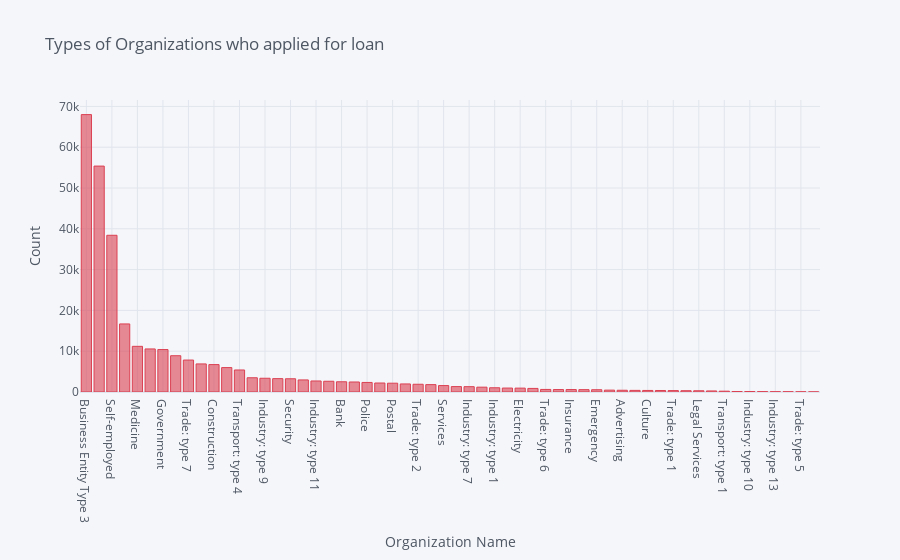

The code cell stored with this chart in its notebook:
### Code cell
temp = application_train_df["ORGANIZATION_TYPE"].value_counts()
temp.iplot(kind='bar', xTitle = 'Organization Name', yTitle = "Count", title = 'Types of Organizations who applied for loan ', color = 'red')

### Figure 1 — Plotly figure (JSON) as saved in the notebook; plotly's stock layout.template omitted (floating-point values rounded to 4 significant figures)
{"data": [{"marker": {"color": "rgba(219, 64, 82, 0.6)", "line": {"color": "rgba(219, 64, 82, 1.0)", "width": 1}}, "name": "ORGANIZATION_TYPE", "orientation": "v", "text": "", "type": "bar", "x": ["Business Entity Type 3", "XNA", "Self-employed", "Other", "Medicine", "Business Entity Type 2", "Government", "School", "Trade: type 7", "Kindergarten", "Construction", "Business Entity Type 1", "Transport: type 4", "Trade: type 3", "Industry: type 9", "Industry: type 3", "Security", "Housing", "Industry: type 11", "Military", "Bank", "Agriculture", "Police", "Transport: type 2", "Postal", "Security Ministries", "Trade: type 2", "Restaurant", "Services", "University", "Industry: type 7", "Transport: type 3", "Industry: type 1", "Hotel", "Electricity", "Industry: type 4", "Trade: type 6", "Industry: type 5", "Insurance", "Telecom", "Emergency", "Industry: type 2", "Advertising", "Realtor", "Culture", "Industry: type 12", "Trade: type 1", "Mobile", "Legal Services", "Cleaning", "Transport: type 1", "Industry: type 6", "Industry: type 10", "Religion", "Industry: type 13", "Trade: type 4", "Trade: type 5", "Industry: type 8"], "y": [67992, 55374, 38412, 16683, 11193, 10553, 10404, 8893, 7831, 6880, 6721, 5984, 5398, 3492, 3368, 3278, 3247, 2958, 2704, 2634, 2507, 2454, 2341, 2204, 2157, 1974, 1900, 1811, 1575, 1327, 1307, 1187, 1039, 966, 950, 877, 631, 599, 597, 577, 560, 458, 429, 396, 379, 369, 348, 317, 305, 260, 201, 112, 109, 85, 67, 64, 49, 24]}], "layout": {"legend": {"bgcolor": "#F5F6F9", "font": {"color": "#4D5663"}}, "paper_bgcolor": "#F5F6F9", "plot_bgcolor": "#F5F6F9", "title": {"font": {"color": "#4D5663"}, "text": "Types of Organizations who applied for loan "}, "xaxis": {"gridcolor": "#E1E5ED", "showgrid": true, "tickfont": {"color": "#4D5663"}, "title": {"font": {"color": "#4D5663"}, "text": "Organization Name"}, "zerolinecolor": "#E1E5ED"}, "yaxis": {"gridcolor": "#E1E5ED", "showgrid": true, "tickfont": {"color": "#4D5663"}, "title": {"font": {"color": "#4D5663"}, "text": "Count"}, "zerolinecolor": "#E1E5ED"}}}
